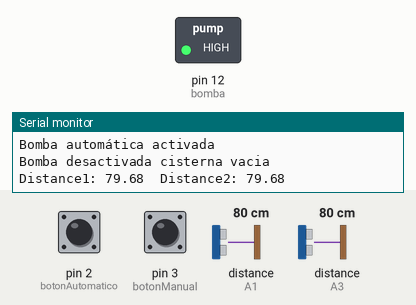
A sketch run on a simulated Arduino Uno, built with avr-gcc and run on an emulated ATmega328P. Shown: switched loads named in the sketch (green lamp = pin HIGH), the last lines printed to the serial monitor. Wiring (inferred from the names in the program): 2 × ultrasonic range finder: trigger A0, echo A1 / trigger A2, echo A3. The test bench sets the inputs (shaded band); at power-on: distance to the obstacle (sensors on A3, A1) 80 cm, pin 2 (botonAutomatico) HIGH, pin 3 (botonManual) HIGH. The echo pulse lasts 58.3 µs per cm; pins used as bus, display or sensor lines are not drawn.

Above: at 1.8 s.
1.9 s: distance to the obstacle (sensor on A3) set to 23 cm
3.4 s: distance to the obstacle (sensor on A3) set to 18 cm
At 4.6 s:
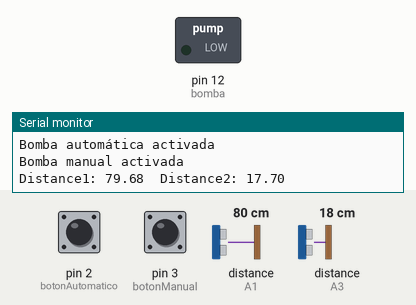
5.7 s: distance to the obstacle (sensor on A1) set to 12 cm
7.4 s: distance to the obstacle (sensor on A1) set to 9 cm
At 9.3 s:
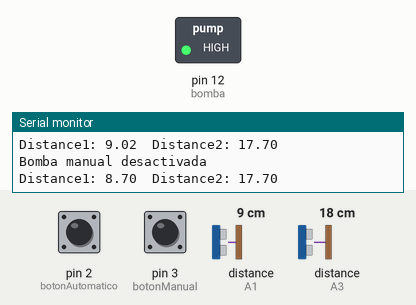
9.7 s: distance to the obstacle (sensor on A1) set to 18 cm
At 11.1 s:
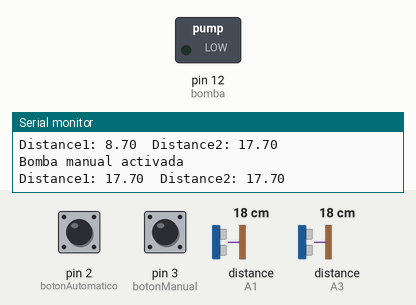
11.7 s: distance to the obstacle (sensor on A1) set to 2 cm
At 12.9 s:
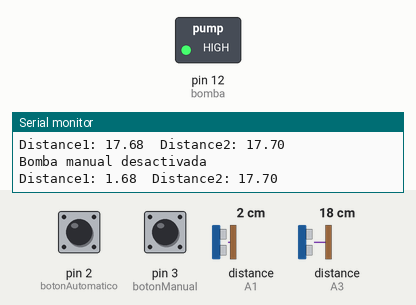
Timing chart, 0 to 14.7 s (numbered marks = the images above; inputs shaded):
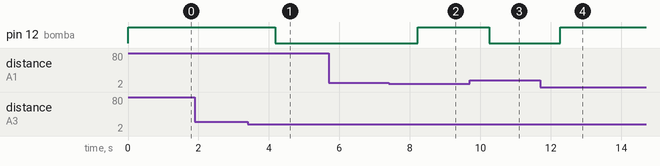

Measured:
- the behaviour switches between 21 and 20 cm on distance to the obstacle (sensor on A3) (found by bisection; images 0 and 1)
- the behaviour switches between 11 and 10 cm on distance to the obstacle (sensor on A1) (found by bisection; images 1 and 2)
- after the input at 3.4 s, pin 12 (bomba): HIGH → LOW after 0.78 s
- after the input at 7.4 s, pin 12 (bomba): LOW → HIGH after 0.82 s
- after the input at 9.7 s, pin 12 (bomba): HIGH → LOW after 0.55 s
- after the input at 11.7 s, pin 12 (bomba): LOW → HIGH after 0.56 s

The sketch:

v5.ino
```cpp
const int trig1 = A0;
const int echo1 = A1;
const int trig2 = A2;
const int echo2 = A3;
const int bomba = 12;
const int botonManual = 3;
const int botonAutomatico = 2;

long pingTravelTime1;
long pingTravelTime2;
float distance1;
float distance2;
bool bombaActivadaAutomatico = false;
bool bombaActivadaManual = false;

void setup() {
  pinMode(trig1, OUTPUT);
  pinMode(echo1, INPUT);
  pinMode(trig2, OUTPUT);
  pinMode(echo2, INPUT);
  pinMode(bomba, OUTPUT);
  pinMode(botonManual, INPUT_PULLUP);
  pinMode(botonAutomatico, INPUT_PULLUP);
  Serial.begin(9600);
}

void loop() {
  // Sensor ultrasónico 1
  digitalWrite(trig1, HIGH);
  delayMicroseconds(10);
  digitalWrite(trig1, LOW);

  pingTravelTime1 = pulseIn(echo1, HIGH);
  if (pingTravelTime1 == 0) {
    Serial.println("Error: No se detectó el eco del sensor 1");
    distance1 = 0;
  } else {
    distance1 = (pingTravelTime1 * 0.0343) / 2.0;
  }

  // Sensor ultrasónico 2
  digitalWrite(trig2, HIGH);
  delayMicroseconds(10);
  digitalWrite(trig2, LOW);

  pingTravelTime2 = pulseIn(echo2, HIGH);
  if (pingTravelTime2 == 0) {
    Serial.println("Error: No se detectó el eco del sensor 2");
    distance2 = 0;
  } else {
    distance2 = (pingTravelTime2 * 0.0343) / 2.0;
  }

  // Verificar el estado de los botones
  bool botonManualPresionado = digitalRead(botonManual) == HIGH;
  bool botonAutomaticoPresionado = digitalRead(botonAutomatico) == HIGH;

  // Lógica para el modo automático
  if (botonAutomaticoPresionado) {
    if (distance1 >= 30 && !bombaActivadaAutomatico) {
      // Activar la bomba automáticamente cuando la distancia sea igual a 30 cm
      digitalWrite(bomba, LOW);
      Serial.println("Bomba automática activada");
      bombaActivadaAutomatico = true;
    } else if (distance1 <= 10 && bombaActivadaAutomatico) {
      // Desactivar la bomba automáticamente cuando la distancia sea igual a 10 cm
      digitalWrite(bomba, HIGH);
      Serial.println("Bomba automática desactivada");
      bombaActivadaAutomatico = false;
    }
  } else {
    bombaActivadaAutomatico = false; // Restablecer el estado si no está en modo automático
  }

  // Lógica para el modo manual ya funcional dos sensores no mover
  if (botonManualPresionado) {
    if (distance1 > 10 && distance2 < 20 && !bombaActivadaManual) {
      // Activar la bomba manualmente mientras la distancia sea mayor a 10 cm
      digitalWrite(bomba, LOW);
      Serial.println("Bomba manual activada");
      bombaActivadaManual = true;
    } else if (distance1 <= 10 || distance2 >20 && bombaActivadaManual) {
      // Desactivar la bomba manualmente cuando la distancia sea igual a 10 cm
      digitalWrite(bomba, HIGH);
      Serial.println("Bomba manual desactivada");
      bombaActivadaManual = false;
    }else if(distance1 > 10 && distance2 >20){
      digitalWrite(bomba, HIGH);
      Serial.println("Bomba desactivada cisterna vacia");
      bombaActivadaAutomatico = false;
    }
  } else {
    bombaActivadaManual = false; // Restablecer el estado si no está en modo manual
  }
  // Verificar si ninguno de los modos está activado y apagar la bomba
  if (!bombaActivadaAutomatico && !bombaActivadaManual) {
    digitalWrite(bomba, HIGH);
  }

  Serial.print("Distance1: ");
  Serial.print(distance1);
  Serial.print("  Distance2: ");
  Serial.println(distance2);

  delay(1000);
  digitalWrite(trig1, LOW);
  digitalWrite(trig2, LOW);
}
```
